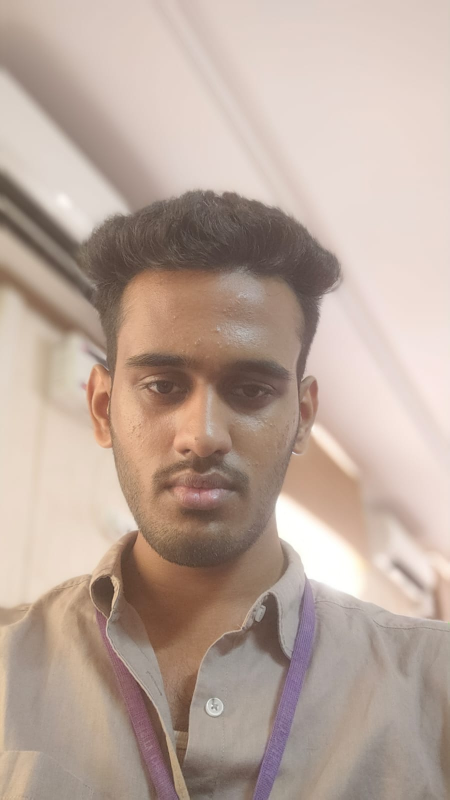
#> input picture Dataset/Rithesh/Rithesh_Front.jpg, 899 x 1599 px, found by its file name (shown at 1/2 size); its folder holds only this picture in this run
$ python Train_Dataset.py
#> lines starting #> are read from the running program, lines starting #| are printed output that depends on the picture
import cv2
import os
import numpy as np
import pickle

# Path to your dataset
dataset_path = r"T:\TARUN\EIE\Final Yr Proj\Dataset"

# Initialize LBPH recognizer
recognizer = cv2.face.LBPHFaceRecognizer_create()

faces = []
labels = []
label_dict = {}   # name -> numeric ID
id_dict = {}      # numeric ID -> name
current_id = 0

# Loop through dataset folders
for person_name in os.listdir(dataset_path):
    person_path = os.path.join(dataset_path, person_name)
    if not os.path.isdir(person_path):
        continue

    # Assign numeric label
    label_dict[person_name] = current_id
    id_dict[current_id] = person_name

    # Loop through each image in this person's folder
    for img_name in os.listdir(person_path):
        img_path = os.path.join(person_path, img_name)
        img = cv2.imread(img_path, cv2.IMREAD_GRAYSCALE)
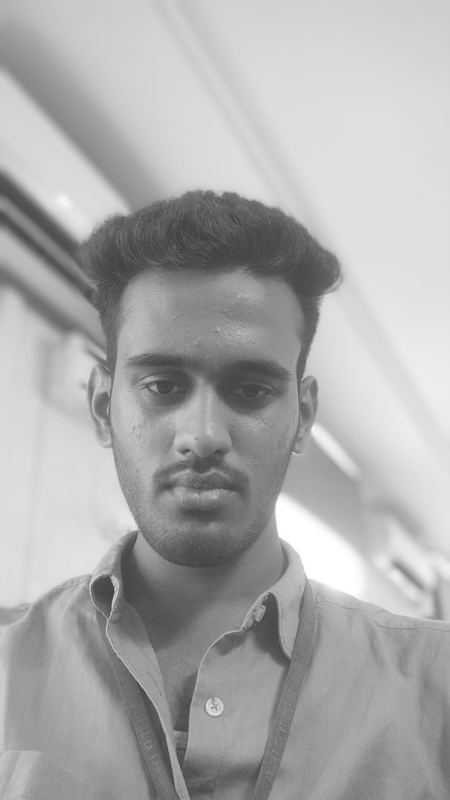
#> img: shape (1599, 899) (shown at 1/2 size); min 50, max 255, mean 172

        if img is None:
            print(f"Skipping {img_path}, cannot read")
            continue

        # Resize + Equalize for consistency
        img = cv2.resize(img, (200, 200))
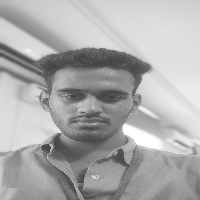
#> img: shape (200, 200); min 64, max 255, mean 171.9
        img = cv2.equalizeHist(img)
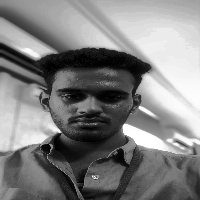
#> img: shape (200, 200); min 0, max 255, mean 128.8

        faces.append(img)
        labels.append(current_id)

    current_id += 1
#> pass 2 of the loop `for person_name in os.listdir(dataset_path):`:
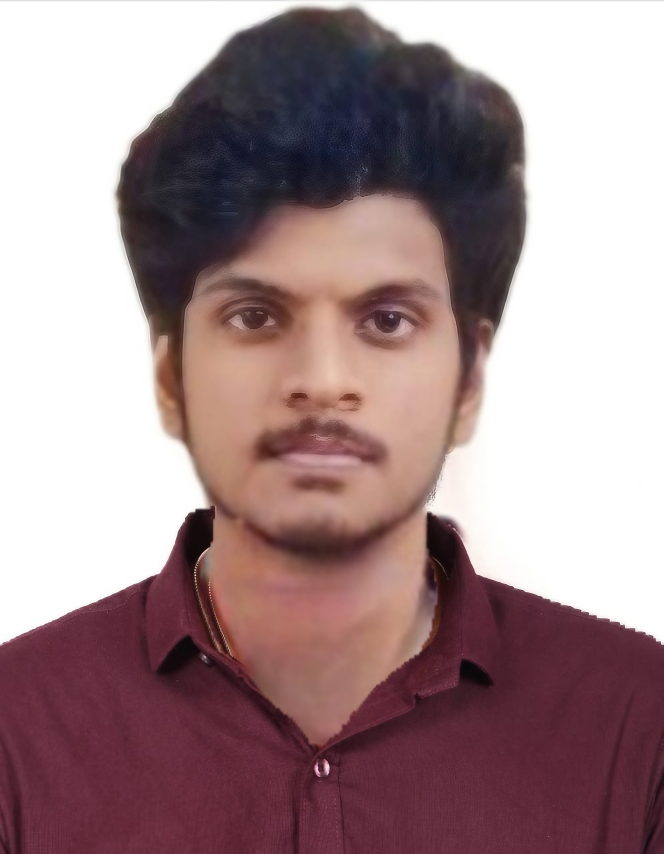
#> input picture Dataset/Tarun/tarun.jpg, 1990 x 2560 px, found by its file name (shown at 1/3 size)
#> `img = cv2.imread(img_path, cv2.IMREAD_GRAYSCALE)`:
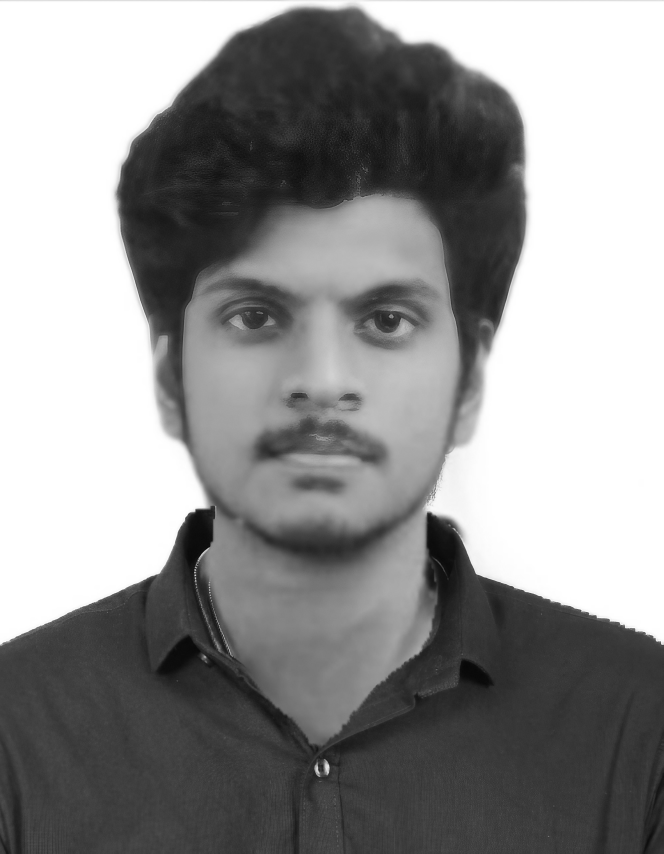
#> img: shape (2560, 1990) (shown at 1/3 size); min 0, max 255, mean 146.5
#> `img = cv2.equalizeHist(img)`:
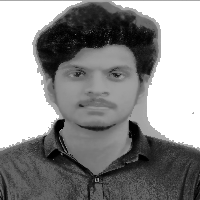
#> img: shape (200, 200); min 0, max 255, mean 142

# Train LBPH recognizer
print("Training LBPH recognizer...")
recognizer.train(faces, np.array(labels))

# Save model + labels
model_path = "lbph_model_1.yml"
recognizer.save(model_path)

with open("labels.pkl", "wb") as f:
    pickle.dump(id_dict, f)

print(f"Model saved as {model_path}")
print("Label mapping:", id_dict)
